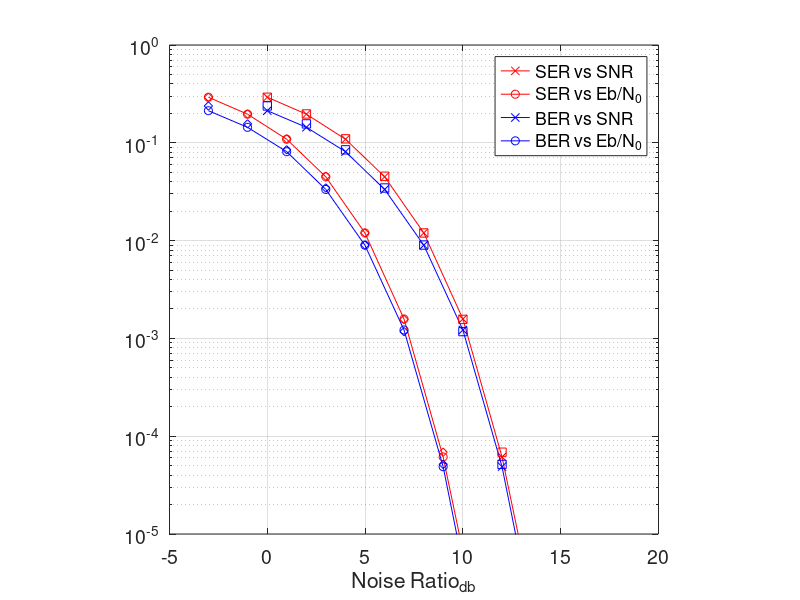

This figure's MATLAB source:
clear all
warning off
%%%%%%% INITIALIZATION %%%%%%%%%%%%%%%%%
Infty=50;
nBitsPerFrame=4000;
max_nFrame =2000;
fErrLim=100;
snr_db=0:2:20;
Eb_n0=zeros(size(snr_db));  %Initializing Eb/N0
%%%%% SYMBOL CONSTELLATION %%%%%%%%%
tb4=[0 0;0 1; 1 0; 1 1];
tb8=[zeros(4,1) tb4; ones(4,1) tb4];
tb16=[zeros(8,1) tb8; ones(8,1) tb8];
nBitPerSym=2;
M=2^nBitPerSym;
symbolBook=exp(1j*2*pi*[0:(M-1)]/M);
bitBook=tb4;
%%%%%%%%%%%%%%ERROR MATRICES%%%%%%%%%%%%%%%%%%%%
nSymPerFrame=nBitsPerFrame/nBitPerSym;
errbits=zeros(length(snr_db), 1);
nFrames=zeros(length(snr_db), 1);
fErrs=errbits;
errsyms=zeros(length(snr_db), 1);
%%%%%%%%%%%%%%%%%%%%%%%%%%%%%%%%%%%%%%%%%%%%%%%
for nEN = 1:length(snr_db) % SNR POINTS
    snr_p=snr_db(nEN);
    en = 10^(snr_p/10); % convert SNR from unit db to normal numbers
    Eb_n0(nEN)= 10*log10(en/nBitPerSym); % Calculating Eb/N0 in unit db
    sigma = 1/sqrt(en); % standard deviation of AWGN noise
    nframe = 0;
    while (nframe<max_nFrame) && (fErrs(nEN)<fErrLim)
        errbit_count=0;
        nframe = nframe + 1;
        info_bits=round(rand(1,nBitsPerFrame));
        info_matrix=reshape(info_bits, nBitPerSym, nSymPerFrame);
        sym_vec=ones(1,nSymPerFrame);
        for v=1:nBitPerSym
            sym_vec=sym_vec+info_matrix(v,:).*2^(nBitPerSym-v);
        end
        sym_seq=symbolBook(sym_vec);
        %%%%%%%%%%%%%CHANNEL %%%%%%%%%%%%%%%%%%%%%
        noise=1/sqrt(2)*[randn(1, nSymPerFrame) + 1j*randn(1,nSymPerFrame)];
        det_seq=zeros(1,nBitsPerFrame);
        rec_sig=sym_seq+sigma*noise;
        %%%%DETECTOR %%%%%%%%%%%%
        CODE_SYMBOLS=repmat(transpose(symbolBook),1,nSymPerFrame);
        REC_SIG=repmat(rec_sig,length(symbolBook),1);
        distance_mat=abs(CODE_SYMBOLS-REC_SIG);
        [~, det_sym_ind]=min(distance_mat,[],1);        
        detected_bits=[bitBook(det_sym_ind, :)]';      
        
        err_ind= sym_vec-det_sym_ind;
        errsym=sum(err_ind~=0);
        errsyms(nEN)=errsyms(nEN)+errsym;
        
        errbit = sum(sum(abs(info_matrix-detected_bits)));
        errbits(nEN)=errbits(nEN)+errbit;
        errbit_count=errbit_count+errbit;
        if errbit_count~=0
            fErrs(nEN)=fErrs(nEN)+1;
        end
    end % End of while loop
    nFrames(nEN)=nframe;
    
end %end for (SNR points)

BER_QPSK=errbits./nFrames/nBitsPerFrame;
save QPSK.mat BER_QPSK

theory1= 2*qfunc( sqrt( 2*10.^(snr_db/10)./log2(M) ) ) .*(1 -0.5*qfunc( sqrt( 2*10.^(snr_db/10)./log2(M) ) ) );
theory2= 2*qfunc(sqrt(2*10.^(Eb_n0/10))) .*(1 -0.5*qfunc(sqrt(2*10.^( Eb_n0/10 ) ) ) );
theory3= 1.5*qfunc( sqrt( 2*10.^(snr_db/10)./log2(M) ) );
theory4= 1.5*qfunc( sqrt( 2*10.^(Eb_n0/10) ) );

figure
semilogy(snr_db, errsyms./nFrames/nSymPerFrame,'-x','Color','r');
hold on
semilogy( Eb_n0 , errsyms./nFrames/nSymPerFrame ,'-o','Color','r');
semilogy( snr_db, errbits./nFrames/nBitsPerFrame,'-x','Color','b');
semilogy(Eb_n0, errbits./nFrames/nBitsPerFrame,'-o','Color','b');

semilogy(snr_db, theory1,'s','Color','r');
semilogy(Eb_n0, theory2,'d','Color','r');

semilogy(snr_db, theory3,'s','Color','b');
semilogy(Eb_n0, theory4,'d','Color','b');
hold off
xlabel("Noise Ratio_d_b");
legend('SER vs SNR', 'SER vs Eb/N_0','BER vs SNR', 'BER vs Eb/N_0'); 
axis square
grid on
set(gca,'FontSize',14);
ylim([0.00001 1]);
